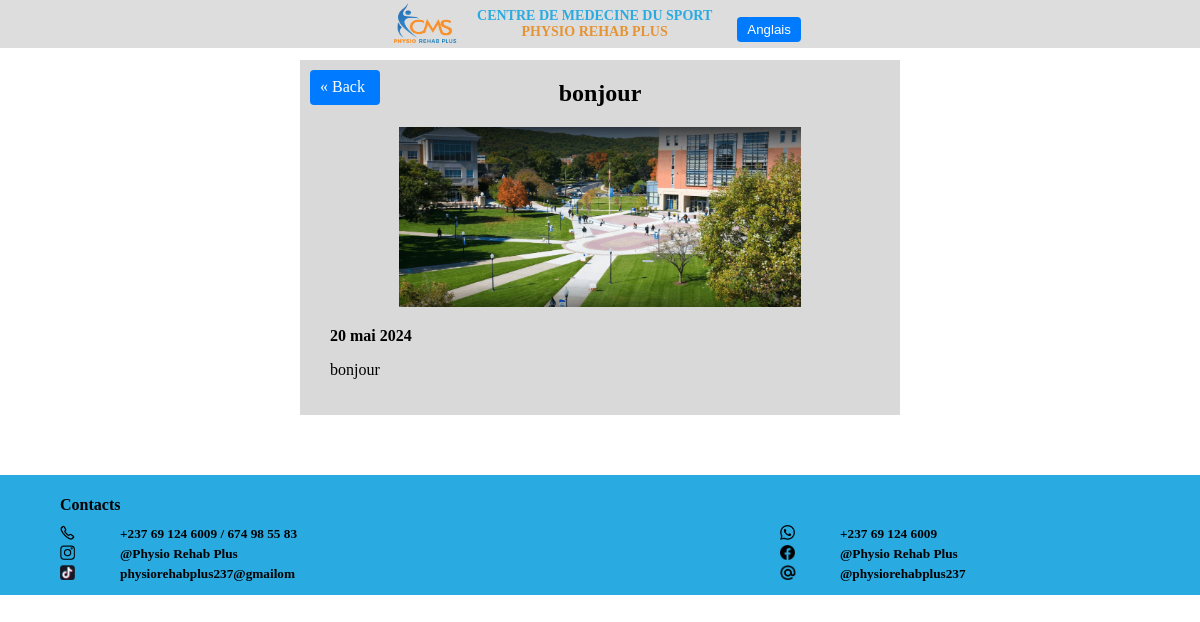
/fr/event/9/, run on the app's committed database.
### Physio/models.py (models this page shows, shortened)
class Event(models.Model):
    event_name = models.CharField(max_length=100)
    event_name_en = models.CharField(max_length=100,default='')
    event_cover = models.ImageField(upload_to='events/')
    date = models.DateField()
    details = models.TextField()
    details_en = models.TextField(default='')

### Physio/views.py (the view)
# urls.py: path('event/<int:event_id>/', views.event, name='event'),
def event(request, event_id):
    template = 'event_page.html'
    event_detail = get_object_or_404(Event, id=event_id)
    event_images = EventImage.objects.filter(event=event_detail)
    context = {'event_detail': event_detail, 'event_images': event_images}
    return render(request, template, context)

### Physio/templates/event_page.html (shortened to what this page needs)
{% extends 'base.html' %}
{% load i18n %}
{% block content %}
    {% load static %}
    <link rel="stylesheet" href="{% static 'style.css' %}">
    <div class="consultation_box">
        <a href="{% url 'index' %}" class="back-button"> « Back </a>
        {% get_current_language as LANGUAGE_CODE %}
        <h2 class="consultation_title">
            {% if LANGUAGE_CODE == 'en' %}
                {{ event_detail.event_name_en }}
            {% else %}
                {{ event_detail.event_name }}
            {% endif %}
        </h2>
        {% if event_images %}
            <div class="slideshow-container">
                {% for image in event_images %}
                    <div class="mySlides fade">
                        <img src="{{ image.image.url }}" alt="Event Photo"
                             style="width:90%; display: block; margin: auto; position: relative; top: 50%; transform: translateY(-50%);">
                    </div>
                {% endfor %}
                <a class="prev" onclick="plusSlides(-1)">&#10094;</a>
                <a class="next" onclick="plusSlides(1)">&#10095;</a>
            </div>
            <ol></ol>
            <div style="text-align:center">
                {% for image in event_images %}
                    <span class="dot" onclick="currentSlide({{ forloop.counter }})"></span>
                {% endfor %}
            </div>
        {% else %}
            <img class="event_page_image" src="{{ event_detail.event_cover.url }}" alt="Event Photo">
        {% endif %}
        <label class="consultation_detail">
            <b>{{ event_detail.date }}</b>
            <p>
                {% if LANGUAGE_CODE == 'en' %}
                    {{ event_detail.details.en }}
                {% else %}
                    {{ event_detail.details }}
                {% endif %}
            </p>
        </label>
    </div>
{% endblock %}

### Physio/static/style.css (style rules this page uses)
* { box-sizing: border-box }
.consultation_box { position: relative; max-width: 600px; display: block; margin: 60px auto; background-color: #D9D9D9 }
.event_page_image { width: fit-content; height: 200px; padding-bottom: 20px; display: block; margin: auto }
.consultation_title { width: 100%; height: 100%; text-align: center; color: black; word-wrap: break-word; padding-top: 20px; }
.back-button { width: 70px; height: 35px; position: absolute; padding: 8px 10px; margin: 10px; color: #ffffff; background-color: #007BFF; text-decoration: none; border-radius: 4px; transition: background-color 0.3s; }
.consultation_detail { width: 90%; display: block; margin: auto; padding-bottom: 20px; }

### data on the page
Event: event_name "bonjour", event_cover (picture), date "20 mai 2024", details "bonjour"

### other printed values
{{ lang.1 }} "Anglais"
